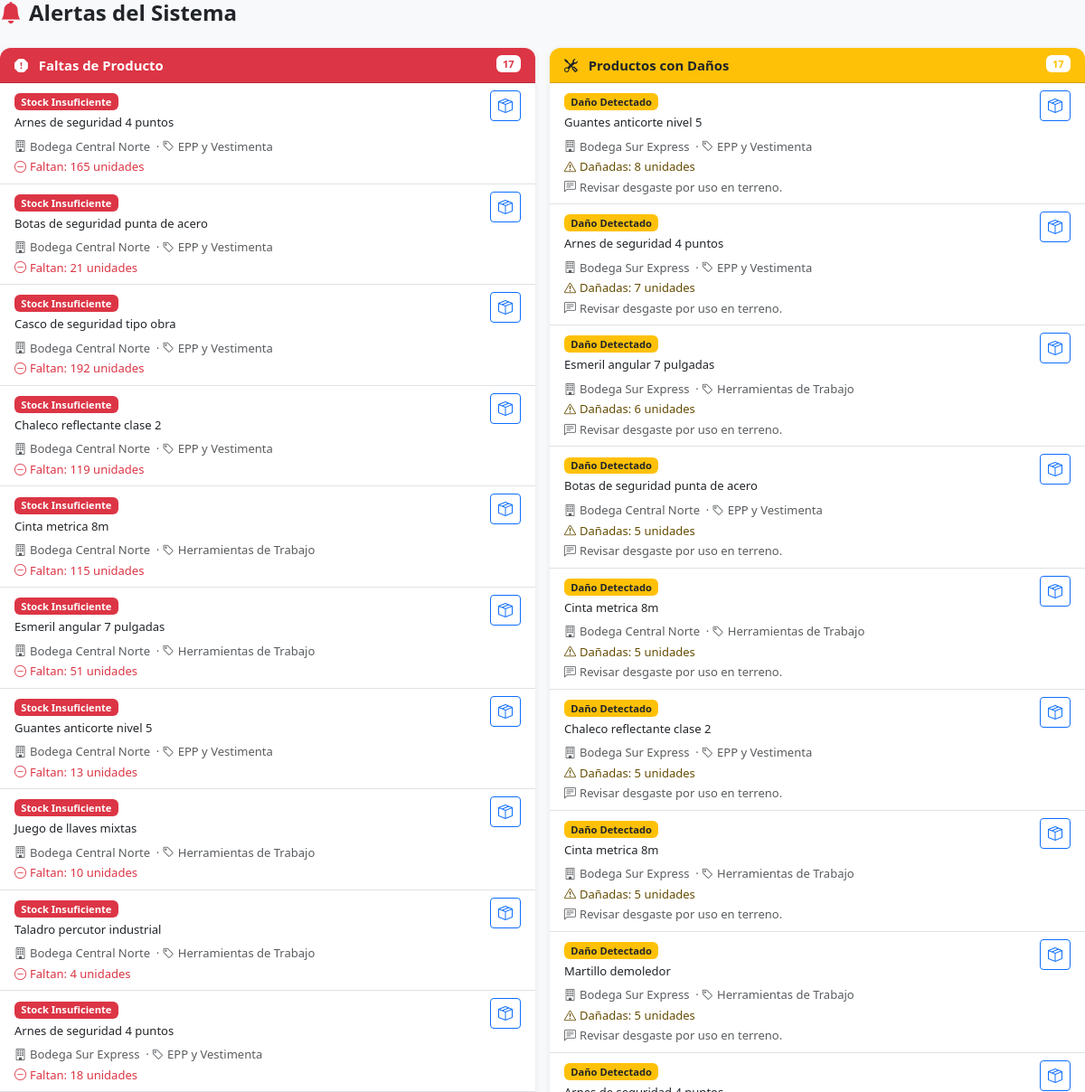
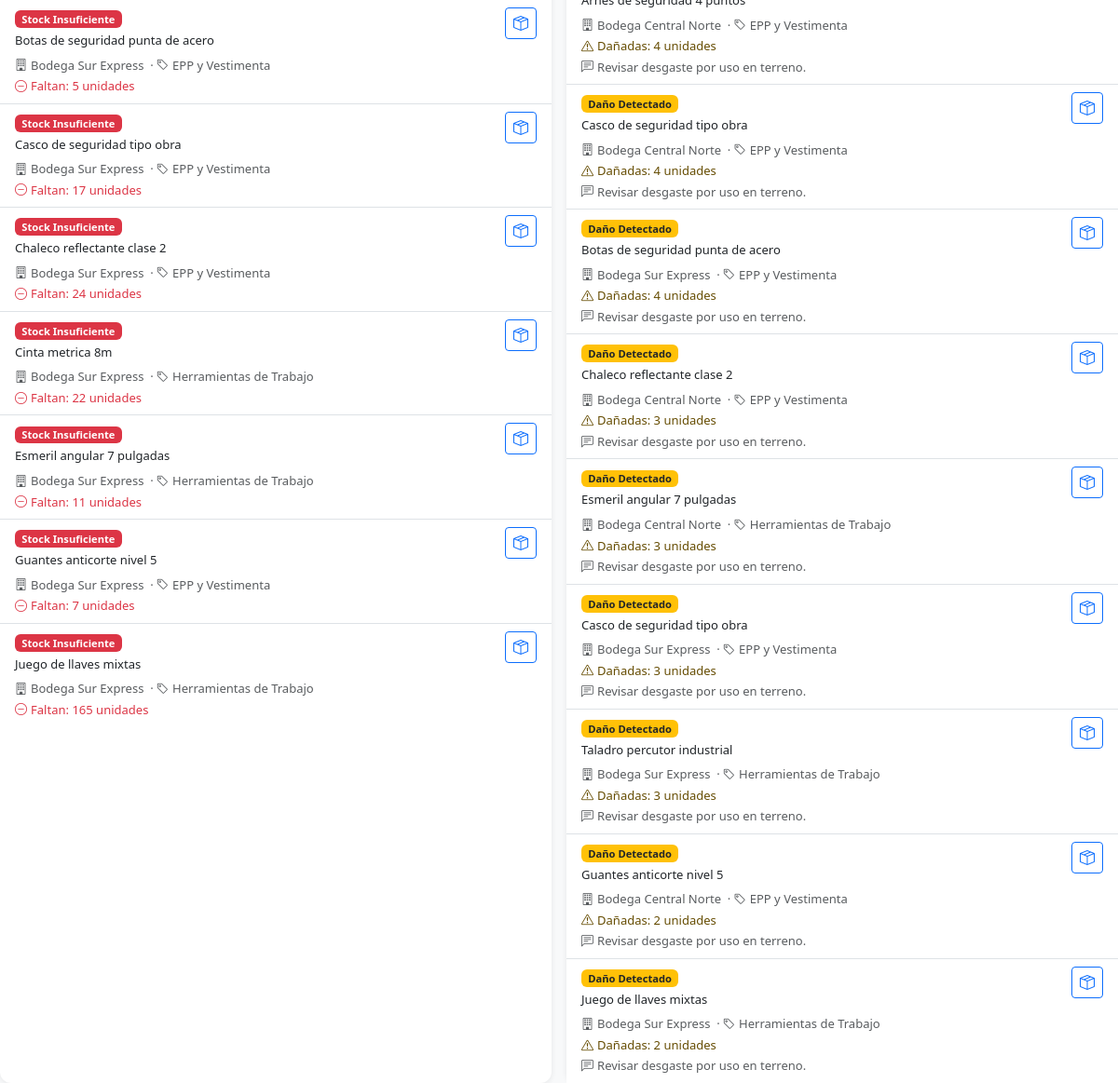
The app's page /alerts/ with its own data (2 pictures, top to bottom).
### inventory/models.py (models this page shows, shortened)
class InventoryRecord(models.Model):
    product = models.ForeignKey(Product, on_delete=models.CASCADE, related_name='records')
    warehouse = models.ForeignKey(Warehouse, on_delete=models.CASCADE, related_name='inventory_records')
    expected_stock = models.IntegerField(default=0, verbose_name='Stock esperado')
    counted_stock = models.IntegerField(default=0, verbose_name='Stock contado')
    damaged_stock = models.IntegerField(default=0, verbose_name='Unidades dañadas')
    recorded_at = models.DateTimeField(auto_now=True)
    notes = models.TextField(blank=True)
    class Meta:
        unique_together = ('product', 'warehouse')
        verbose_name = 'Registro de Inventario'
        verbose_name_plural = 'Registros de Inventario'
    @property
    def shortage_units(self):
        return max(self.expected_stock - self.counted_stock, 0)

class Product(models.Model):
    name = models.CharField(max_length=200, verbose_name='Producto')
    sku = models.CharField(max_length=50, unique=True, verbose_name='SKU')
    category = models.ForeignKey(Category, on_delete=models.SET_NULL, null=True, blank=True)
    unit = models.CharField(max_length=30, default='unidad', verbose_name='Unidad')
    active = models.BooleanField(default=True)
    class Meta:
        verbose_name = 'Producto'
        verbose_name_plural = 'Productos'
        ordering = ['name']

class Category(models.Model):
    name = models.CharField(max_length=100, verbose_name='Categoría')
    class Meta:
        verbose_name = 'Categoría'
        verbose_name_plural = 'Categorías'
        ordering = ['name']

### audits/models.py (models this page shows, shortened)
class Warehouse(models.Model):
    name = models.CharField(max_length=150, verbose_name='Nombre')
    location = models.CharField(max_length=200, verbose_name='Ubicación')
    manager = models.CharField(max_length=150, blank=True, verbose_name='Encargado')
    active = models.BooleanField(default=True)
    created_at = models.DateTimeField(auto_now_add=True)
    class Meta:
        verbose_name = 'Bodega'
        verbose_name_plural = 'Bodegas'
        ordering = ['name']

### core/views.py (the view)
# urls.py: path('alerts/', views.alerts_view, name='alerts'),
def alerts_view(request):
    from inventory.models import InventoryRecord
    shortage_records = (
        InventoryRecord.objects
        .filter(counted_stock__lt=models.F('expected_stock'))
        .select_related('product', 'warehouse', 'product__category')
        .order_by('warehouse__name', 'product__name')
    )
    damaged_records = (
        InventoryRecord.objects
        .filter(damaged_stock__gt=0)
        .select_related('product', 'warehouse', 'product__category')
        .order_by('-damaged_stock', 'warehouse__name')
    )
    context = {
        'shortage_records': shortage_records,
        'damaged_records': damaged_records,
    }
    return render(request, 'alerts.html', context)

### core/context_processors.py (called while the page is built, shortened)
def alerts_counter(request):
    if not request.user.is_authenticated:
        return {'alerts_count': 0}

### templates/alerts.html (shortened to what this page needs)
{% extends "base.html" %}
{% block content %}
<h1 class="h4 fw-bold mb-4"><i class="bi bi-bell-fill me-2 text-danger"></i>Alertas del Sistema</h1>
<div class="row g-3">
  <div class="col-md-6">
    <div class="card border-danger h-100">
      <div class="card-header bg-danger text-white">
        <i class="bi bi-exclamation-octagon-fill me-2"></i>
        Faltas de Producto
        <span class="badge bg-white text-danger float-end">{{ shortage_records.count }}</span>
      </div>
      <div class="card-body p-0">
        {% if shortage_records %}
        <ul class="list-group list-group-flush">
          {% for rec in shortage_records %}
          <li class="list-group-item">
            <div class="d-flex justify-content-between align-items-start gap-2">
              <div>
                <span class="badge bg-danger small mb-1">Stock Insuficiente</span>
                <p class="mb-1 small fw-medium">{{ rec.product.name }}</p>
                <small class="text-muted">
                  <i class="bi bi-building me-1"></i>{{ rec.warehouse.name }}
                  {% if rec.product.category %}
                  &nbsp;·&nbsp;<i class="bi bi-tag me-1"></i>{{ rec.product.category.name }}
                  {% endif %}
                </small>
                <br><small class="text-danger"><i class="bi bi-dash-circle me-1"></i>Faltan: {{ rec.shortage_units }} unidades</small>
              </div>
              <a href="{% url 'inventory:inventory_list' %}?warehouse={{ rec.warehouse_id }}" class="btn btn-sm btn-outline-primary flex-shrink-0">
                <i class="bi bi-box-seam"></i>
              </a>
            </div>
          </li>
          {% endfor %}
        </ul>
        {% else %}
        <div class="text-center text-muted py-5">
          <i class="bi bi-check-circle display-5 text-success d-block mb-2"></i>
          Sin faltas de producto activas.
        </div>
        {% endif %}
      </div>
    </div>
  </div>
  <div class="col-md-6">
    <div class="card border-warning h-100">
      <div class="card-header bg-warning text-dark">
        <i class="bi bi-tools me-2"></i>
        Productos con Daños
        <span class="badge bg-white text-warning float-end">{{ damaged_records.count }}</span>
      </div>
      <div class="card-body p-0">
        {% if damaged_records %}
        <ul class="list-group list-group-flush">
          {% for rec in damaged_records %}
          <li class="list-group-item">
            <div class="d-flex justify-content-between align-items-start gap-2">
              <div>
                <span class="badge bg-warning text-dark small mb-1">Daño Detectado</span>
                <p class="mb-1 small fw-medium">{{ rec.product.name }}</p>
                <small class="text-muted">
                  <i class="bi bi-building me-1"></i>{{ rec.warehouse.name }}
                  {% if rec.product.category %}
                  &nbsp;·&nbsp;<i class="bi bi-tag me-1"></i>{{ rec.product.category.name }}
                  {% endif %}
                </small>
                <br><small class="text-warning-emphasis"><i class="bi bi-exclamation-triangle me-1"></i>Dañadas: {{ rec.damaged_stock }} unidades</small>
                {% if rec.notes %}
                <br><small class="text-muted"><i class="bi bi-chat-left-text me-1"></i>{{ rec.notes }}</small>
                {% endif %}
              </div>
              <a href="{% url 'inventory:inventory_list' %}?warehouse={{ rec.warehouse_id }}" class="btn btn-sm btn-outline-primary flex-shrink-0">
                <i class="bi bi-box-seam"></i>
              </a>
            </div>
          </li>
          {% endfor %}
        </ul>
        {% else %}
        <div class="text-center text-muted py-5">
          <i class="bi bi-shield-check display-5 text-success d-block mb-2"></i>
          Sin productos dañados reportados.
        </div>
        {% endif %}
      </div>
    </div>
  </div>
</div>
{% endblock %}

### static/css/main.css (style rules this page uses)
:root { --primary: #0d6efd; --success: #198754; --danger: #dc3545; --warning: #ffc107; }
body { font-size: 0.93rem; }
html, body { max-width: 100%; overflow-x: clip; }
input, select, textarea, .form-control, .form-select, .btn { font-size: 16px; }
.card { border: none; box-shadow: 0 1px 6px rgba(0,0,0,.08); border-radius: .75rem; }
.card-header { border-radius: .75rem .75rem 0 0 !important; font-weight: 600; }

### records on screen
InventoryRecord: product.name "Arnes de seguridad 4 puntos", warehouse.name "Bodega Central Norte", product.category.name "EPP y Vestimenta", shortage_units "165", damaged_stock "4", notes "Revisar desgaste por uso en terreno."
InventoryRecord: product.name "Botas de seguridad punta de acero", warehouse.name "Bodega Central Norte", product.category.name "EPP y Vestimenta", shortage_units "21", damaged_stock "5", notes "Revisar desgaste por uso en terreno."
InventoryRecord: product.name "Casco de seguridad tipo obra", warehouse.name "Bodega Central Norte", product.category.name "EPP y Vestimenta", shortage_units "192", damaged_stock "4", notes "Revisar desgaste por uso en terreno."
InventoryRecord: product.name "Chaleco reflectante clase 2", warehouse.name "Bodega Central Norte", product.category.name "EPP y Vestimenta", shortage_units "119", damaged_stock "3", notes "Revisar desgaste por uso en terreno."
InventoryRecord: product.name "Cinta metrica 8m", warehouse.name "Bodega Central Norte", product.category.name "Herramientas de Trabajo", shortage_units "115", damaged_stock "5", notes "Revisar desgaste por uso en terreno."
InventoryRecord: product.name "Esmeril angular 7 pulgadas", warehouse.name "Bodega Central Norte", product.category.name "Herramientas de Trabajo", shortage_units "51", damaged_stock "3", notes "Revisar desgaste por uso en terreno."
InventoryRecord: product.name "Guantes anticorte nivel 5", warehouse.name "Bodega Central Norte", product.category.name "EPP y Vestimenta", shortage_units "13", damaged_stock "2", notes "Revisar desgaste por uso en terreno."
InventoryRecord: product.name "Juego de llaves mixtas", warehouse.name "Bodega Central Norte", product.category.name "Herramientas de Trabajo", shortage_units "10"
InventoryRecord: product.name "Taladro percutor industrial", warehouse.name "Bodega Central Norte", product.category.name "Herramientas de Trabajo", shortage_units "4"
InventoryRecord: product.name "Arnes de seguridad 4 puntos", warehouse.name "Bodega Sur Express", product.category.name "EPP y Vestimenta", shortage_units "18", damaged_stock "7", notes "Revisar desgaste por uso en terreno."
InventoryRecord: product.name "Botas de seguridad punta de acero", warehouse.name "Bodega Sur Express", product.category.name "EPP y Vestimenta", shortage_units "5", damaged_stock "4", notes "Revisar desgaste por uso en terreno."
InventoryRecord: product.name "Casco de seguridad tipo obra", warehouse.name "Bodega Sur Express", product.category.name "EPP y Vestimenta", shortage_units "17", damaged_stock "3", notes "Revisar desgaste por uso en terreno."
InventoryRecord: product.name "Chaleco reflectante clase 2", warehouse.name "Bodega Sur Express", product.category.name "EPP y Vestimenta", shortage_units "24", damaged_stock "5", notes "Revisar desgaste por uso en terreno."
InventoryRecord: product.name "Cinta metrica 8m", warehouse.name "Bodega Sur Express", product.category.name "Herramientas de Trabajo", shortage_units "22", damaged_stock "5", notes "Revisar desgaste por uso en terreno."
InventoryRecord: product.name "Esmeril angular 7 pulgadas", warehouse.name "Bodega Sur Express", product.category.name "Herramientas de Trabajo", shortage_units "11", damaged_stock "6", notes "Revisar desgaste por uso en terreno."
InventoryRecord: product.name "Guantes anticorte nivel 5", warehouse.name "Bodega Sur Express", product.category.name "EPP y Vestimenta", shortage_units "7", damaged_stock "8", notes "Revisar desgaste por uso en terreno."
InventoryRecord: product.name "Juego de llaves mixtas", warehouse.name "Bodega Sur Express", product.category.name "Herramientas de Trabajo", shortage_units "165", damaged_stock "2", notes "Revisar desgaste por uso en terreno."
InventoryRecord: product.name "Martillo demoledor", warehouse.name "Bodega Sur Express", product.category.name "Herramientas de Trabajo", damaged_stock "5", notes "Revisar desgaste por uso en terreno."
InventoryRecord: product.name "Taladro percutor industrial", warehouse.name "Bodega Sur Express", product.category.name "Herramientas de Trabajo", damaged_stock "3", notes "Revisar desgaste por uso en terreno."

### other values on screen
{{ shortage_records.count }} "17"
{{ damaged_records.count }} "17"
